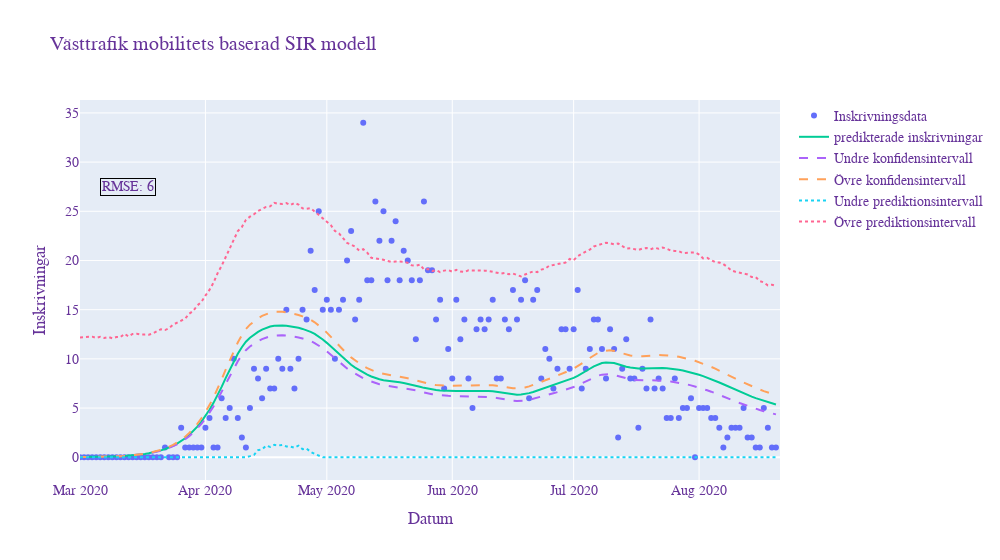

This figure's notebook cell:
### Markdown cell above
Plots confidence intervals of model

### Code cell
numBetas = 50 #number of betas used for normal dist for conf. intervalls
numEpsilon = 500

##################  Confidence intervall calculation
confint = np.zeros([prediction_time,2]) #defines confidence intervall arrays


# Generates an array of betas using normal dist.
betas=np.random.multivariate_normal(popt,pcov,numBetas) 
values = np.zeros((prediction_time,numBetas))

for beta in range(len(betas)): 
  values[:,beta] = (modelfunction(t,*betas[beta]))
  
for day in range(len(t)):
  confint[day,0]=np.quantile(values[day,:],0.025)
  confint[day,1]=np.quantile(values[day,:],0.975)
  

##################  Prediction intervall calculation
#få med beta skattning i predictionsintervall, dvs generera beta och fel för varje dag 

std_residual = np.std(modelfunction(t_fittingdata,*popt)-dailyAdmissions[:fittingPoints], ddof=2) #calcuales standard deviation of residual between model and data
predint = np.zeros([prediction_time,2])

temp = []
pred_matrix = np.zeros((prediction_time,(numBetas*numEpsilon)))
for day in range(prediction_time): #loops trough model values each day a adds the error values generated from t-dist to each prediction 
  for beta in range(len(betas)):
      temp =  np.add(modelfunction(t,*betas[beta])[day],tdist.rvs(prediction_time,0,std_residual,numEpsilon))
      pred_matrix[day,(beta*numEpsilon):(beta*numEpsilon+numEpsilon)] = temp

for day in range(prediction_time): #calculates the prediction intervals
    predint[day,0] = np.quantile(pred_matrix[day],0.025)
    predint[day,1] = np.quantile(pred_matrix[day],0.975)
    
predint = np.clip(predint,0,None) #removes all negative values from lover prediction interval

fig = go.Figure() #Creates a plot using graph objects and then adds each graph to figure
fig.add_trace(go.Scatter( #plots the fitting admission data points
                    x=pd.Series(pd.date_range("2020-03-01", freq="D", periods=fittingPoints)), 
                    y=dailyAdmissions,
                    mode='markers',
                    name='Inskrivningsdata'))
fig.add_trace(go.Scatter( #plots all the available admission data points
                    x=pd.Series(pd.date_range(pd.to_datetime('2020-03-01')+timedelta(days=fittingPoints), freq="D", periods=prediction_time-fittingPoints)),
                    y=dailyAdmissions[fittingPoints:],
                    mode='markers',
                    marker=dict(
                        color='firebrick',
                    ),
                    name='Admission data'))
fig.add_trace(go.Scatter(
                    x=pd.Series(pd.date_range("2020-03-01", freq="D", periods=prediction_time)), 
                    y=modelfunction(t,*popt),
                    mode='lines',
                    name='predikterade inskrivningar'))
fig.add_trace(go.Scatter(
                    x=pd.Series(pd.date_range("2020-03-01", freq="D", periods=prediction_time)), 
                    y=confint[:,0],
                    mode='lines',
                    name='Undre konfidensintervall',
                    line = dict( width=2, dash='dash')))
fig.add_trace(go.Scatter(
                    x=pd.Series(pd.date_range("2020-03-01", freq="D", periods=prediction_time)), 
                    y=confint[:,1],
                    mode='lines',
                    name='Övre konfidensintervall',
                    line = dict(width=2, dash='dash')))
fig.add_trace(go.Scatter(
                    x=pd.Series(pd.date_range("2020-03-01", freq="D", periods=prediction_time)), 
                    y=predint[:,0],
                    mode='lines',
                    name='Undre prediktionsintervall',
                    line = dict(width=2, dash='dot')))
fig.add_trace(go.Scatter(
                    x=pd.Series(pd.date_range("2020-03-01", freq="D", periods=prediction_time)), 
                    y=predint[:,1],
                    mode='lines',
                    name='Övre prediktionsintervall',
                    line = dict(width=2, dash='dot')))
fig.add_annotation(x=pd.to_datetime("2020-03-01"),y=0, 
                   text=f"RMSE: {math.floor(mean_squared_error(dailyAdmissions[:prediction_time],modelfunction(t,*popt), squared = False))}",
                   showarrow=False,
                   bordercolor="black",
                   xshift=48,
                   yshift=270
                  )
fig.update_layout(
                    title='Västtrafik mobilitets baserad SIR modell',
                    xaxis_title='Datum',
                    yaxis_title='Inskrivningar',
                    autosize=False,
                    width=1000,
                    xaxis_range=["2020-03-01",pd.to_datetime('2020-03-01')+timedelta(days=prediction_time)],
                    
                    font=dict(
                      family="Courier New, monospace",
                      size=14,
                      color="RebeccaPurple"
                    )
)
fig.show()

### Figure 1 — Plotly figure (JSON) as saved in the notebook; plotly's stock layout.template omitted (floating-point values rounded to 4 significant figures; data arrays with more than 128 entries replaced by an {"elided": "..."} marker saying what was removed)
{"data": [{"mode": "markers", "name": "Inskrivningsdata", "type": "scatter", "x": {"elided": "173 str values"}, "y": {"elided": "173 int values"}}, {"marker": {"color": "firebrick"}, "mode": "markers", "name": "Admission data", "type": "scatter", "x": [], "y": []}, {"mode": "lines", "name": "predikterade inskrivningar", "type": "scatter", "x": {"elided": "173 str values"}, "y": {"elided": "173 float values"}}, {"line": {"dash": "dash", "width": 2}, "mode": "lines", "name": "Undre konfidensintervall", "type": "scatter", "x": {"elided": "173 str values"}, "y": {"elided": "173 float values"}}, {"line": {"dash": "dash", "width": 2}, "mode": "lines", "name": "Övre konfidensintervall", "type": "scatter", "x": {"elided": "173 str values"}, "y": {"elided": "173 float values"}}, {"line": {"dash": "dot", "width": 2}, "mode": "lines", "name": "Undre prediktionsintervall", "type": "scatter", "x": {"elided": "173 str values"}, "y": {"elided": "173 float values"}}, {"line": {"dash": "dot", "width": 2}, "mode": "lines", "name": "Övre prediktionsintervall", "type": "scatter", "x": {"elided": "173 str values"}, "y": {"elided": "173 float values"}}], "layout": {"annotations": [{"bordercolor": "black", "showarrow": false, "text": "RMSE: 6", "x": "2020-03-01T00:00:00", "xshift": 48, "y": 0, "yshift": 270}], "autosize": false, "font": {"color": "RebeccaPurple", "family": "Courier New, monospace", "size": 14}, "title": {"text": "Västtrafik mobilitets baserad SIR modell"}, "width": 1000, "xaxis": {"range": ["2020-03-01", "2020-08-21T00:00:00"], "title": {"text": "Datum"}}, "yaxis": {"title": {"text": "Inskrivningar"}}}}
